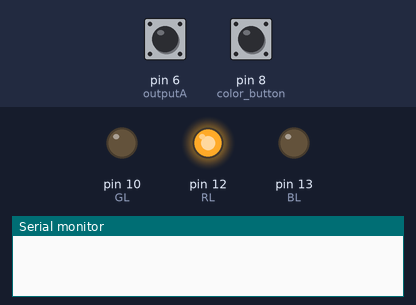
Bench run of a sketch on a simulated Arduino Uno, built with avr-gcc and run on an emulated ATmega328P. On the bench: output pins drawn as LEDs (lit = HIGH), the last lines printed to the serial monitor. Dashed ring = blinking. The inputs (shaded band) are chosen by the test bench; at power-on: pin 8 (color_button) HIGH, pin 6 (outputA) HIGH.

Above: at 4.0 s.
4.1 s: pin 8 (color_button) pulled LOW for 3.2 s
At 8.5 s:
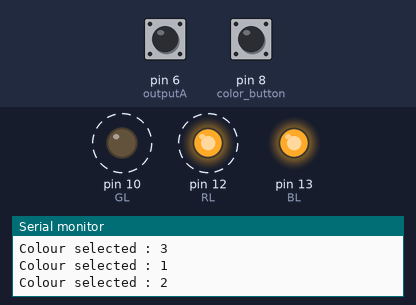
8.8 s: pin 8 (color_button) pulled LOW for 0.15 s
At 9.7 s:
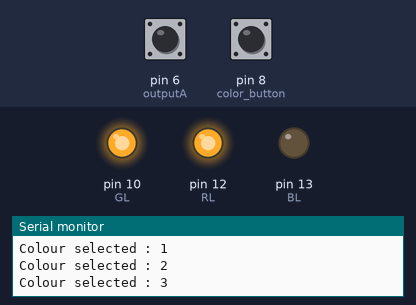
10.8 s: pin 8 (color_button) pulled LOW for 1 s
At 11.7 s:
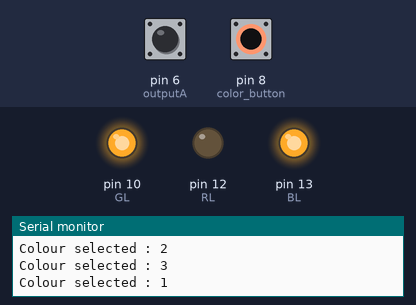
Timing chart, 0 to 13.8 s (numbered marks = the images above; inputs shaded):
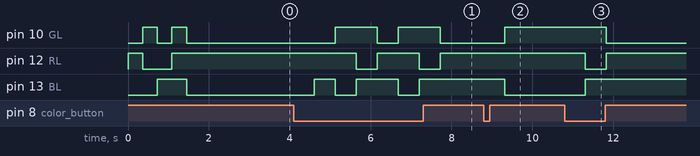

Measured:
- after the input at 4.1 s, pin 10 (GL): alternates HIGH for 1.0 s and LOW for 0.52 s, starting after 1.0 s; pin 12 (RL): alternates HIGH for 1.0 s and LOW for 0.52 s, starting after 1.5 s; pin 13 (BL): goes HIGH 0.52 s, LOW 0.52 s, HIGH 1.0 s, LOW 0.52 s, then HIGH, starting after 0.50 s
- after the input at 8.8 s, pin 10 (GL): LOW → HIGH after 0.51 s; pin 13 (BL): HIGH → LOW after 0.51 s
- after the input at 10.8 s, pin 10 (GL): HIGH → LOW after 1.0 s; pin 12 (RL): HIGH → LOW after 0.51 s, → HIGH 0.52 s later; pin 13 (BL): LOW → HIGH after 0.51 s

The sketch:

ColorStick2.ino
```cpp
#include <SoftwareSerial.h>
#include "FastLED.h"

#define NUM_LEDS 144
#define LED_PIN 11
#define COLOR_ORDER GRB
#define outputA 6
#define outputB 7
#define color_button 8
 #define RL 12
 #define GL 10
 #define BL 13

 int aState;
 int aLastState;
 int color_s = 1;

CRGB leds[NUM_LEDS];

SoftwareSerial Bluetooth(5, 4); // Arduino(RX, TX) - Bluetooth (TX, RX)

// Initial background color
int backR = 1;
int backG = 1;
int backB = 1;

int brightness = 50; // Initial brightness

String dataIn = "";

void setup() {
  FastLED.addLeds<WS2812, LED_PIN, COLOR_ORDER>(leds, NUM_LEDS);
  FastLED.setBrightness(brightness);
  Serial.begin(9600);
  Bluetooth.begin(9600); // Default baud rate of the Bluetooth module

  pinMode(color_button, INPUT_PULLUP);
  pinMode (outputA,INPUT);
  pinMode (outputB,INPUT);
  aLastState = digitalRead(outputA);
  pinMode(RL, OUTPUT);
  pinMode(BL, OUTPUT);
  pinMode(GL, OUTPUT);

  digitalWrite(RL,HIGH);
  for (int whiteLed = NUM_LEDS; whiteLed > -1; whiteLed = whiteLed - 1)
  {
    leds[whiteLed] = CRGB::Red;
    FastLED.show();
    delay(1);
  }
  digitalWrite(RL,LOW);

  digitalWrite(GL,HIGH);
  for (int whiteLed = 0; whiteLed < NUM_LEDS; whiteLed = whiteLed + 1) {
    leds[whiteLed] = CRGB( 0, 255, 0);
    FastLED.show();
    delay(1);
  }
  digitalWrite(GL,LOW);

  digitalWrite(BL,HIGH);
  for (int whiteLed = NUM_LEDS; whiteLed > -1; whiteLed = whiteLed - 1) {
    leds[whiteLed] = CRGB( 0, 0, 255);
    FastLED.show();
    delay(1);
  }
  digitalWrite(BL,LOW);


  digitalWrite(RL,HIGH);
  digitalWrite(GL,HIGH);
  digitalWrite(BL,HIGH);
  for (int whiteLed = 0; whiteLed < 144; whiteLed = whiteLed + 1) {
    leds[whiteLed] = CRGB( 255, 255, 255);
    FastLED.show();
    delay(1);
  }
  digitalWrite(RL,HIGH);
  digitalWrite(GL,LOW);
  digitalWrite(BL,LOW);

  for (int i = brightness; i > -1; i = i - 1) {
    FastLED.setBrightness(i);
    FastLED.show();
    delay(20);
  }

  for (int whiteLed = 0; whiteLed < 144; whiteLed = whiteLed + 1) {
    leds[whiteLed] = CRGB( 0, 0, 0);
    FastLED.show();
    delay(1);
  }
FastLED.setBrightness(brightness);
}


void loop() {
if(!digitalRead(color_button))
   {
    delay(500);
    Serial.print("Colour selected : ");
    color_s++;
    if(color_s>3)
    color_s=1;
    Serial.println(color_s);
    if(color_s==1)
    {
    digitalWrite(RL,LOW);
    digitalWrite(BL,HIGH);
    digitalWrite(GL,HIGH);
    }
   if(color_s==2)
    {
    digitalWrite(RL,HIGH);
    digitalWrite(BL,HIGH);
    digitalWrite(GL,LOW);
    }
    if(color_s==3)
    {
    digitalWrite(RL,HIGH);
    digitalWrite(BL,LOW);
    digitalWrite(GL,HIGH);
    }
   }

  if (Bluetooth.available() > 0) {
    dataIn = Bluetooth.readString();
    delay(20);
    if (dataIn.startsWith("2")) {
      String stringR = dataIn.substring(dataIn.indexOf("R") + 1, dataIn.indexOf("G"));
      backR = stringR.toInt();
      String stringG = dataIn.substring(dataIn.indexOf("G") + 1, dataIn.indexOf("B"));
      backG = stringG.toInt();
      String stringB = dataIn.substring(dataIn.indexOf("B") + 1, dataIn.indexOf("E"));
      backB = stringB.toInt();
    }
    else if (dataIn.startsWith("3")) {
      String stringBrightness = dataIn.substring(dataIn.indexOf("3") + 1, dataIn.length());
      brightness = stringBrightness.toInt();
      FastLED.setBrightness(brightness);
    }
  }

    for (int pinNo = 0; pinNo <= NUM_LEDS; pinNo++)
  {
    leds[pinNo] = CRGB( backR, backG, backB);
  }
  FastLED.show();
  delay(20);

}
```
